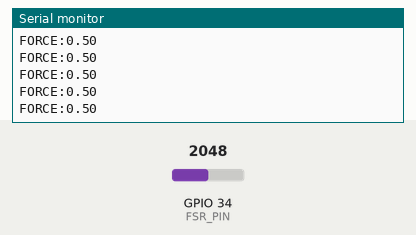
Recording of a sketch running on a simulated ESP32. Shown: the last lines printed to the serial monitor. The test bench sets the inputs (shaded band); at power-on: GPIO 34 (FSR_PIN) = 2048.

Above: at 1.2 s.
1.3 s: GPIO 34 (FSR_PIN) set to 2866
At 1.33 s:
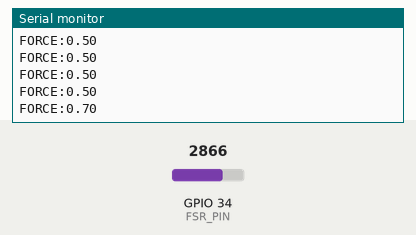
2.8 s: GPIO 34 (FSR_PIN) set to 3603
At 2.86 s:
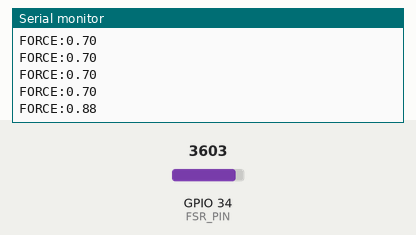
Timing chart, 0 to 5.8 s (numbered marks = the images above; inputs shaded):
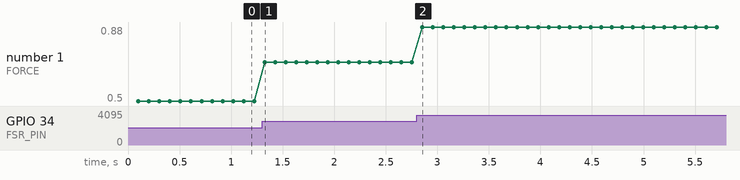

The sketch:

main_controller.ino
```cpp
#include <esp_timer.h> // Thư viện để chạy vòng lặp chính xác 1ms

// Định nghĩa các chân kết nối
const int FSR_PIN = 34;    // Cảm biến lực (Force Feedback)
const int MOTOR_PIN = 25;  // Giả lập lệnh cho Motor (PWM hoặc CAN Bus)

// Biến trạng thái
float current_impedance = 0.5; // Độ cứng của khớp (0.0 - 1.0)
float target_position = 0.0;
float feedback_force = 0.0;

// Vòng lặp điều khiển 1000Hz (1ms)
void IRAM_ATTR onTimer(void* arg) {
    // 1. Đọc dữ liệu cảm biến lực từ người dùng (Force Feedback)
    feedback_force = analogRead(FSR_PIN) / 4095.0;

    // 2. Thuật toán Trở kháng (Impedance Control) đơn giản
    // Nếu người dùng đẩy mạnh, robot sẽ "mềm" đi để nương theo
    float output_torque = (target_position - feedback_force) * current_impedance;

    // 3. Gửi lệnh tới Motor (Thực tế sẽ gửi qua CAN Bus)
    // dacWrite(MOTOR_PIN, output_torque * 255);
}

void setup() {
    Serial.begin(115200);
    pinMode(FSR_PIN, INPUT);

    // Khởi tạo Timer cho vòng lặp 1ms
    const esp_timer_create_args_t timer_args = {
        .callback = &onTimer,
        .name = "control_loop"
    };
    esp_timer_handle_t timer;
    esp_timer_create(&timer_args, &timer);
    esp_timer_start_periodic(timer, 1000); // 1000 microseconds = 1ms
}

void loop() {
    // Nhận lệnh từ Python (Agent Orchestrator)
    if (Serial.available() > 0) {
        String data = Serial.readStringUntil('\n');
        // Format: "POS:90,IMP:0.8"
        if (data.startsWith("POS:")) {
            target_position = data.substring(4, data.indexOf(',')).toFloat();
            current_impedance = data.substring(data.indexOf("IMP:") + 4).toFloat();
        }
    }

    // Gửi ngược dữ liệu cảm biến lên AI Brain để phân tích Mastery Score
    static uint32_t last_send = 0;
    if (millis() - last_send > 100) { // Gửi mỗi 100ms để không nghẽn Serial
        Serial.printf("FORCE:%.2f\n", feedback_force);
        last_send = millis();
    }
}
```

Measured:
- after the input at 1.3 s, the serial monitor: prints a new line at once (image 1)
- after the input at 2.8 s, the serial monitor: prints a new line after 0.05 s (image 2)
- plotted number 1: 0.5 → 0.7 after the input at 1.3 s, 0.7 → 0.88 after the input at 2.8 s
